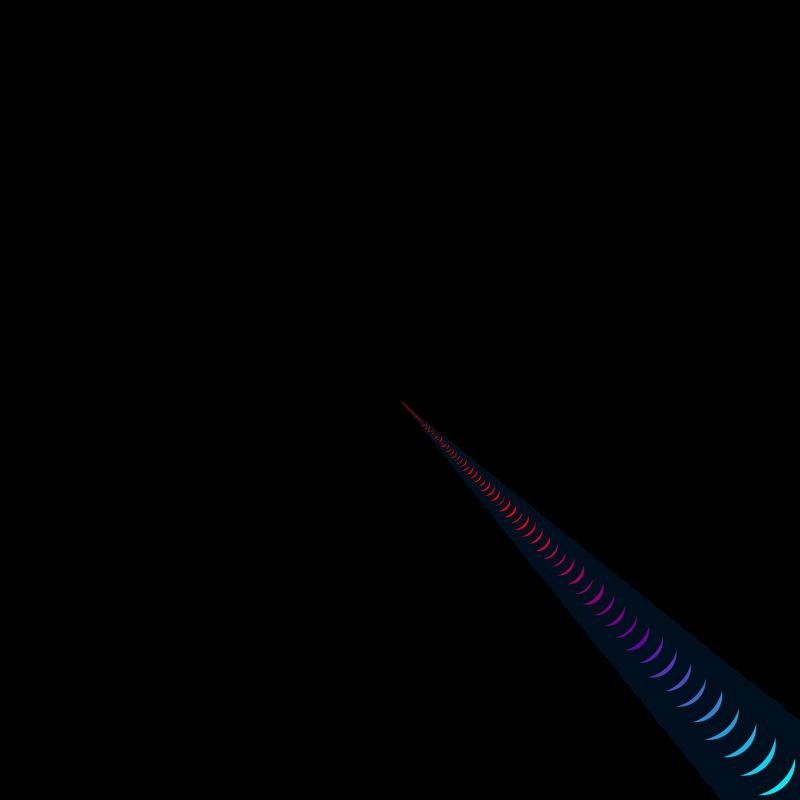
Frame 1 (no input)
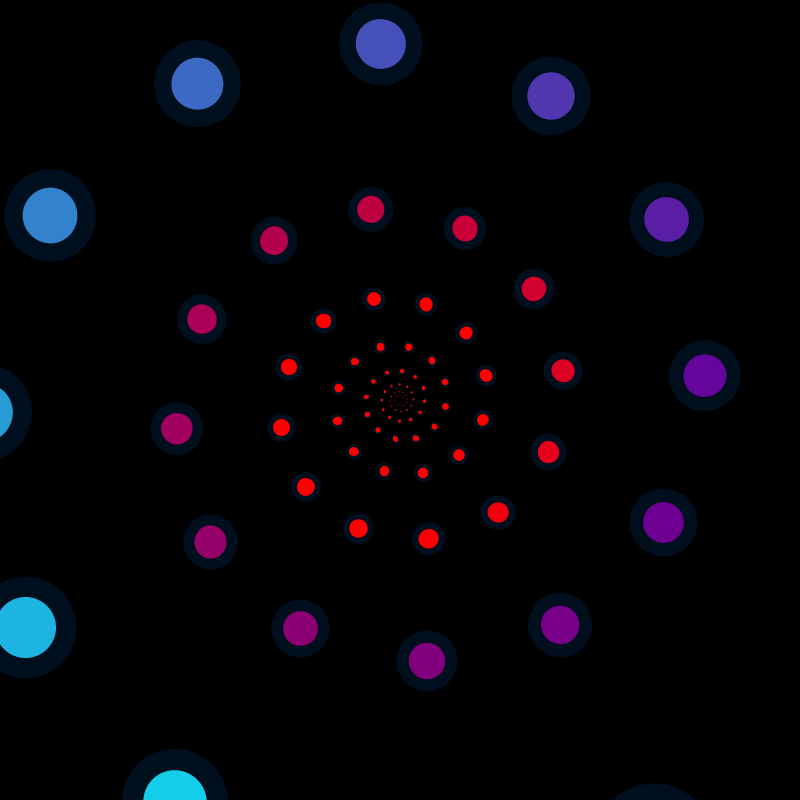
Frame 60 (the mouse pressed at the canvas centre just before this capture)
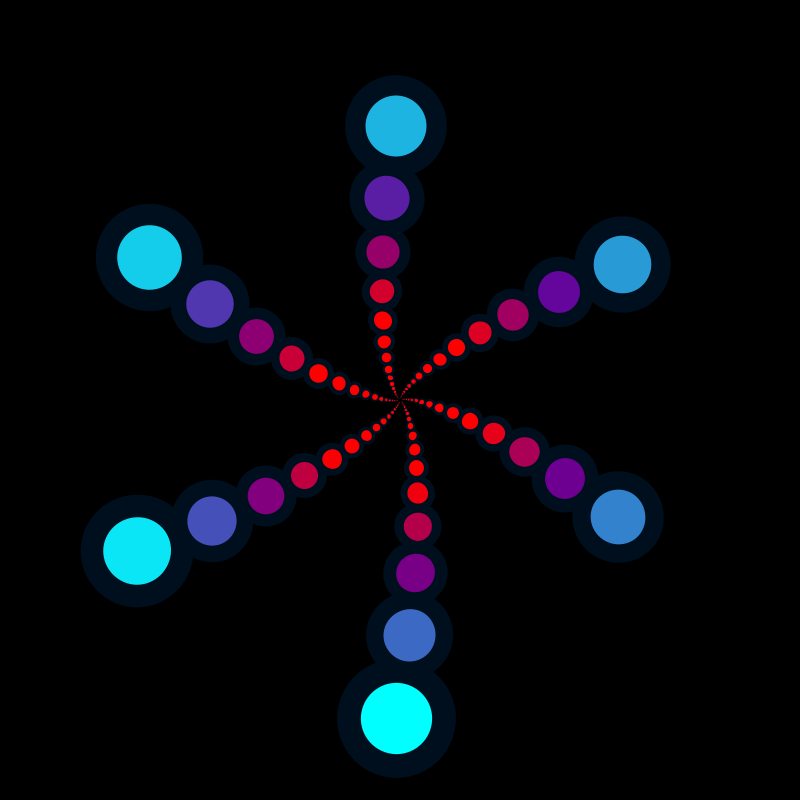
Frame 120 (the mouse held since frame 60 and released just before this capture)

The Processing sketch that drew these frames (run headless with seeded random() and noise(); from frame 60 on, the mouse is pressed at the canvas centre):

// Processing sketch: Entrega3_DRQ
// ── Entrega3_DRQ.pde
float angle;

float xPos;
float yPos;

float xSpeed = 0.125;
float ySpeed = 0.25;

int xDirection = 1;
int yDirection = 1;



void setup() {
size(800, 800);

ellipseMode(CENTER);
stroke(0,15, 30);
strokeWeight(25);
frameRate(15);

xPos = width / 2;
yPos = height / 2;
}

void draw(){
  //Esta parte del codigo del void draw es en parte mi interpretación de arte de rotación y escala usando circulos
//Esta composición esta algo inspirada en lo propuesto por thedotisblack creative coding de su canal de youtube
background(0);
translate(width/2, height/2);
for (int i = 0; i < 100; i++) {
fill(i*10, 255-i*25, 255-i*10);
scale(0.95);
rotate(radians(angle));

//Sin embargo también intento combinar con este el ejercicio de la clase pasada para ver si el circulo central se podia mover

xPos = xPos + (xSpeed * xDirection);
yPos = yPos + (ySpeed * yDirection);

if(xPos > width || xPos == 0) {
xDirection = xDirection * -1;
}

if(yPos > height || yPos < 0) {
yDirection = yDirection * -1;
}

//Creo que nos es posible de mover del todo pero si se puede afectar el patron de rotación pausandolo u trabandolo 
//Esto se hace a través de modificar el angulo de rotación al iguyal que la velocidad a la que se genera el movimiento, que es absurdamente rápida y aun toca corregir
ellipse(xPos, yPos, 100, 100);

}
angle+=0.5;



}
